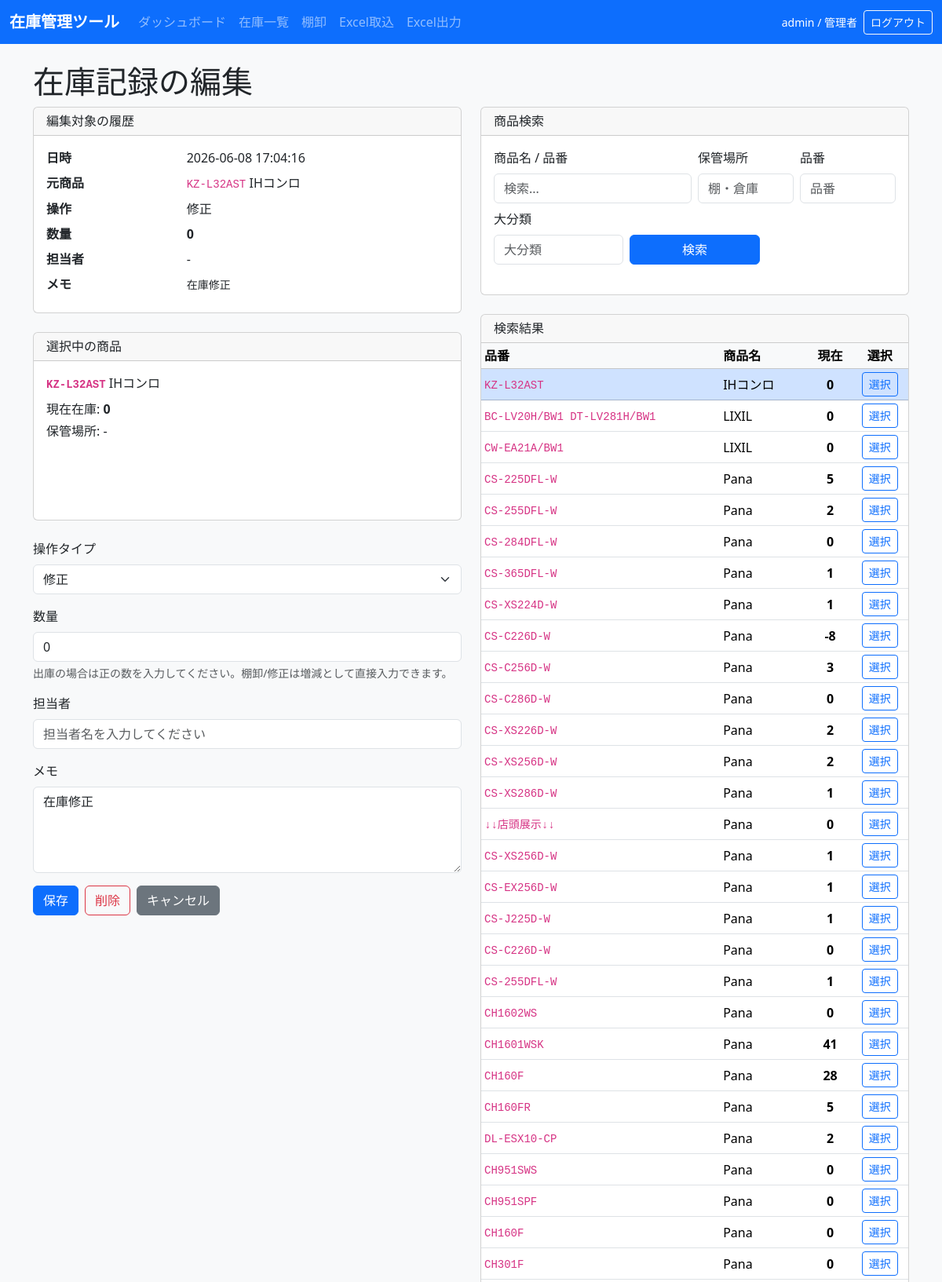
/stock/log/edit/8 (signed in, upper part), run on the app's committed database.
### tables this page shows
CREATE TABLE users (
            id INTEGER PRIMARY KEY AUTOINCREMENT,
            username TEXT NOT NULL UNIQUE,
            password_hash TEXT NOT NULL,
            role TEXT NOT NULL DEFAULT 'user',
            created_at TEXT NOT NULL
        );

CREATE TABLE stock_logs (
            id INTEGER PRIMARY KEY AUTOINCREMENT,
            product_id INTEGER NOT NULL,
            operation_type TEXT NOT NULL,
            quantity INTEGER NOT NULL,
            staff_name TEXT,
            note TEXT,
            created_at TEXT NOT NULL, metadata_json TEXT,
            FOREIGN KEY(product_id) REFERENCES products(id)
        );

CREATE TABLE products (
            id INTEGER PRIMARY KEY AUTOINCREMENT,
            source_sheet TEXT,
            source_row INTEGER,
            big_category TEXT,
            maker_or_product TEXT,
            overview TEXT,
            sku TEXT NOT NULL,
            stock_status TEXT,
            display_flag TEXT,
            available_stock INTEGER NOT NULL DEFAULT 0,
            total_stock INTEGER NOT NULL DEFAULT 0,
            reorder_point INTEGER NOT NULL DEFAULT 0,
            staff_stock_json TEXT,
            notes TEXT,
            imported_at TEXT,
            current_stock INTEGER NOT NULL DEFAULT 0,
            name TEXT NOT NULL,
            category TEXT,
            location TEXT,
            last_in_date TEXT,
            last_out_date TEXT,
            created_at TEXT NOT NULL,
            updated_at TEXT NOT NULL
        , supplier TEXT, amount TEXT);

### inventory_app/app.py (the view, shortened to what this page needs)
@app.route("/stock/log/edit/<int:log_id>", methods=["GET", "POST"])
@admin_required
def edit_stock_log(log_id):
    params = parse_search_args()
    selected_product_id = request.args.get("selected_product_id", type=int)
    conn = get_db_connection()
    log = conn.execute(
        "SELECT stock_logs.*, products.name, products.sku, products.current_stock AS product_current_stock FROM stock_logs JOIN products ON stock_logs.product_id = products.id WHERE stock_logs.id = ?",
        (log_id,),
    ).fetchone()
    if log is None:
        conn.close()
        return "ログが見つかりません。", 404
    old_product = conn.execute(
        "SELECT * FROM products WHERE id = ?",
        (log["product_id"],),
    ).fetchone()
    search_sql, search_values = build_product_query(params)
    search_results = conn.execute(search_sql + " LIMIT 50", search_values).fetchall()
    if selected_product_id:
        selected_product = conn.execute(
            "SELECT * FROM products WHERE id = ?",
            (selected_product_id,),
        ).fetchone()
        if selected_product is None:
            selected_product = old_product
    else:
        selected_product = old_product
    selected_product_id = selected_product["id"]
    error_message = None
    conn.close()
    return render_template(
        "edit_stock_log.html",
        log=log,
        operation_label=OPERATION_LABELS.get(log["operation_type"], log["operation_type"]),
        error_message=error_message,
        search_results=search_results,
        params=params,
        selected_product=selected_product,
        selected_product_id=selected_product_id,
    )

### inventory_app/app.py (called while the page is built)
@app.before_request
def load_current_user():
    g.user = None
    user_id = session.get("user_id")
    if not user_id:
        return
    conn = get_db_connection()
    try:
        g.user = conn.execute(
            "SELECT id, username, role FROM users WHERE id = ?",
            (user_id,),
        ).fetchone()
    finally:
        conn.close()

@app.context_processor
def inject_auth_context():
    return {
        "current_user": g.get("user"),
        "is_admin": bool(g.get("user") and g.user["role"] == "admin"),
    }

def admin_required(view):
    @wraps(view)
    def wrapped(*args, **kwargs):
        if g.get("user") is None:
            return redirect(url_for("login", next=request.full_path))
        if g.user["role"] != "admin":
            flash("管理者権限が必要です。", "danger")
            return redirect(url_for("dashboard"))
        return view(*args, **kwargs)
    return wrapped

def parse_search_args():
    return {
        "q": request.args.get("q", "", type=str).strip(),
        "sku": request.args.get("sku", "", type=str).strip(),
        "big_category": request.args.get("big_category", "", type=str).strip(),
        "location": request.args.get("location", "", type=str).strip(),
    }

def build_product_query(params):
    sql = "SELECT * FROM products WHERE 1=1"
    values = []
    if params["q"]:
        sql += " AND (name LIKE ? OR sku LIKE ? OR big_category LIKE ? OR maker_or_product LIKE ? OR overview LIKE ? OR notes LIKE ? OR source_sheet LIKE ? OR category LIKE ? OR location LIKE ? OR staff_stock_json LIKE ? )"
        term = f"%{params['q']}%"
        values.extend([term] * 10)
    if params["sku"]:
        sql += " AND sku LIKE ?"
        values.append(f"%{params['sku']}%")
    if params["big_category"]:
        sql += " AND big_category = ?"
        values.append(params["big_category"])
    if params["location"]:
        sql += " AND location LIKE ?"
        values.append(f"%{params['location']}%")
    sql += " ORDER BY name ASC"
    return sql, values

### inventory_app/db.py (called while the page is built, shortened)
def is_postgres():
    return engine.dialect.name == "postgresql"

def convert_sql(sql, params):
    if isinstance(params, dict):
        return normalize_sql(sql), params
    params = tuple(params or ())
    index = 0
    values = {}
    def repl(_match):
        nonlocal index
        key = f"p{index}"
        values[key] = params[index]
        index += 1
        return f":{key}"
    return normalize_sql(re.sub(r"\?", repl, sql)), values

def normalize_sql(sql):
    return sql

### inventory_app/templates/edit_stock_log.html (shortened to what this page needs)
{% extends 'base.html' %}
{% block content %}
  <h1>在庫記録の編集</h1>
  <div class="row gy-4">
    <div class="col-lg-6">
      <div class="card mb-4">
        <div class="card-header">
          <h2 class="h6 mb-0">編集対象の履歴</h2>
        </div>
        <div class="card-body">
          <dl class="row mb-0">
            <dt class="col-sm-4">日時</dt>
            <dd class="col-sm-8">{{ log.created_at }}</dd>
            <dt class="col-sm-4">元商品</dt>
            <dd class="col-sm-8"><code>{{ log.sku }}</code> {{ log.name }}</dd>
            <dt class="col-sm-4">操作</dt>
            <dd class="col-sm-8">{{ operation_label }}</dd>
            <dt class="col-sm-4">数量</dt>
            <dd class="col-sm-8"><strong>{{ log.quantity }}</strong></dd>
            <dt class="col-sm-4">担当者</dt>
            <dd class="col-sm-8">{{ log.staff_name or '-' }}</dd>
            <dt class="col-sm-4">メモ</dt>
            <dd class="col-sm-8"><small>{{ log.note or '-' }}</small></dd>
          </dl>
        </div>
      </div>
      <div class="card mb-4">
        <div class="card-header">
          <h2 class="h6 mb-0">選択中の商品</h2>
        </div>
        <div class="card-body">
          <p class="mb-2"><strong><code>{{ selected_product.sku }}</code></strong> {{ selected_product.name }}</p>
          <p class="mb-1">現在在庫: <strong>{{ selected_product.current_stock }}</strong></p>
          <p class="mb-0">保管場所: {{ selected_product.location or '-' }}</p>
        </div>
      </div>
      <form method="post">
        <div class="mb-3">
          <label class="form-label">操作タイプ</label>
          <select name="operation_type" class="form-select">
            {% for key,label in {'inbound':'入庫','outbound':'出庫','adjustment':'棚卸','modification':'修正'}.items() %}
              <option value="{{ key }}" {% if log.operation_type == key %}selected{% endif %}>{{ label }}</option>
            {% endfor %}
          </select>
        </div>
        <div class="mb-3">
          <label class="form-label">数量</label>
          <input type="number" name="quantity" value="{{ (log.quantity if log.quantity >= 0 else -log.quantity) if log.operation_type == 'outbound' else log.quantity }}" class="form-control" step="1" placeholder="数量を入力してください">
          <div class="form-text">出庫の場合は正の数を入力してください。棚卸/修正は増減として直接入力できます。</div>
        </div>
        <div class="mb-3">
          <label class="form-label">担当者</label>
          <input type="text" name="staff_name" value="{{ log.staff_name or '' }}" class="form-control" placeholder="担当者名を入力してください">
        </div>
        <div class="mb-3">
          <label class="form-label">メモ</label>
          <textarea name="note" class="form-control" rows="4" placeholder="メモを入力してください">{{ log.note or '' }}</textarea>
        </div>
        <div class="d-flex gap-2">
          <button type="submit" class="btn btn-primary">保存</button>
          <button type="submit" name="action" value="delete_log" class="btn btn-outline-danger" onclick="return confirm('この記録を削除すると、在庫数も変更されます。本当に実行しますか？');">削除</button>
          <a href="{{ url_for('dashboard') }}" class="btn btn-secondary">キャンセル</a>
        </div>
      </form>
    </div>
    <div class="col-lg-6">
      <div class="card mb-4">
        <div class="card-header">
          <h2 class="h6 mb-0">商品検索</h2>
        </div>
        <div class="card-body">
          <form method="get" class="row gx-2 gy-2 align-items-end">
            <div class="col-12 col-md-6">
              <label class="form-label">商品名 / 品番</label>
              <input type="text" name="q" value="{{ params.q }}" class="form-control" placeholder="検索...">
            </div>
            <div class="col-6 col-md-3">
              <label class="form-label">保管場所</label>
              <input type="text" name="location" value="{{ params.location }}" class="form-control" placeholder="棚・倉庫">
            </div>
            <div class="col-6 col-md-3">
              <label class="form-label">品番</label>
              <input type="text" name="sku" value="{{ params.sku }}" class="form-control" placeholder="品番">
            </div>
            <div class="col-12 col-md-4">
              <label class="form-label">大分類</label>
              <input type="text" name="big_category" value="{{ params.big_category }}" class="form-control" placeholder="大分類">
            </div>
            <div class="col-12 col-md-4">
              <button type="submit" class="btn btn-primary w-100">検索</button>
            </div>
          </form>
        </div>
      </div>
      <div class="card">
        <div class="card-header">
          <h2 class="h6 mb-0">検索結果</h2>
        </div>
        <div class="card-body p-0">
          {% if search_results %}
            <div class="table-responsive">
              <table class="table table-sm table-hover mb-0">
                <thead class="table-light">
                  <tr>
                    <th>品番</th>
                    <th>商品名</th>
                    <th class="text-center">現在</th>
                    <th class="text-center">選択</th>
                  </tr>
                </thead>
                <tbody>
                  {% for product in search_results %}
                    <tr {% if product.id == selected_product_id %}class="table-primary"{% endif %}>
                      <td><code>{{ product.sku }}</code></td>
                      <td>{{ product.name }}</td>
                      <td class="text-center"><strong>{{ product.current_stock }}</strong></td>
                      <td class="text-center">
                        <a href="{{ url_for('edit_stock_log', log_id=log.id, q=params.q, sku=params.sku, big_category=params.big_category, location=params.location, selected_product_id=product.id) }}" class="btn btn-sm btn-outline-primary">選択</a>
                      </td>
                    </tr>
                  {% endfor %}
                </tbody>
              </table>
            </div>
          {% else %}
            <div class="p-4 text-center text-muted">該当する商品がありません。</div>
          {% endif %}
        </div>
      </div>
    </div>
  </div>
{% endblock %}

### inventory_app/templates/base.html (shortened to what this page needs)
<!doctype html>
<html lang="ja">
  <head>
    <link href="https://cdn.jsdelivr.net/npm/bootstrap@5.3.2/dist/css/bootstrap.min.css" rel="stylesheet">
    <link rel="stylesheet" href="/static/style.css">
  </head>
  <body>
    <nav class="navbar navbar-expand-lg navbar-dark bg-primary mb-4">
      <div class="container-fluid">
        <a class="navbar-brand" href="/">在庫管理ツール</a>
        <div class="collapse navbar-collapse">
          <ul class="navbar-nav me-auto mb-2 mb-lg-0">
            <li class="nav-item"><a class="nav-link" href="/">ダッシュボード</a></li>
            <li class="nav-item"><a class="nav-link" href="/inventory">在庫一覧</a></li>
            <li class="nav-item"><a class="nav-link" href="/stocktaking">棚卸</a></li>
            {% if is_admin %}
              <li class="nav-item"><a class="nav-link" href="/excel_import">Excel取込</a></li>
              <li class="nav-item"><a class="nav-link" href="/excel_export">Excel出力</a></li>
            {% endif %}
          </ul>
          {% if current_user %}
            <div class="d-flex align-items-center gap-2 text-white">
              <small>{{ current_user.username }} / {{ '管理者' if current_user.role == 'admin' else '一般' }}</small>
              <a class="btn btn-sm btn-outline-light" href="{{ url_for('logout') }}">ログアウト</a>
            </div>
          {% endif %}
        </div>
      </div>
    </nav>
    <div class="container">
      {% block content %}{% endblock %}
    </div>
  </body>
</html>

### inventory_app/static/style.css (style rules this page uses)
body { background-color: #f8f9fa; }
.navbar-brand { font-weight: 700; }
.card { min-height: 240px; }
.table th, .table td { vertical-align: middle; }

### data on the page
users: username "admin", role "管理者"
stock_logs: created_at "2026-06-08 17:04:16", note "在庫修正", operation_type "修正", quantity "0"
products: sku "KZ-L32AST", name "IHコンロ", sku "KZ-L32AST", name "IHコンロ"
products: sku "BC-LV20H/BW1 DT-LV281H/BW1", name "LIXIL"
products: sku "CW-EA21A/BW1", name "LIXIL"
products: sku "CS-225DFL-W", name "Pana"
products: sku "CS-255DFL-W", name "Pana"
products: sku "CS-284DFL-W", name "Pana"
products: sku "CS-365DFL-W", name "Pana"
products: sku "CS-XS224D-W", name "Pana"
products: sku "CS-C226D-W", name "Pana", current_stock "-8"
products: sku "CS-C256D-W", name "Pana"
products: sku "CS-C286D-W", name "Pana"
products: sku "CS-XS226D-W", name "Pana"
products: sku "CS-XS256D-W", name "Pana"
products: sku "CS-XS286D-W", name "Pana"
products: sku "↓↓店頭展示↓↓", name "Pana"
products: sku "CS-XS256D-W", name "Pana"
products: sku "CS-EX256D-W", name "Pana"
products: sku "CS-J225D-W", name "Pana"
products: sku "CS-C226D-W", name "Pana"
products: sku "CS-255DFL-W", name "Pana"
products: sku "CH1602WS", name "Pana"
products: sku "CH1601WSK", name "Pana"
products: sku "CH160F", name "Pana"
products: sku "CH160FR", name "Pana"
products: sku "DL-ESX10-CP", name "Pana"
products: sku "CH951SWS", name "Pana"
products: sku "CH951SPF", name "Pana"
products: sku "CH160F", name "Pana"
products: sku "CH301F", name "Pana"

### other printed values
{{ operation_label }} "修正"
{{ log.quantity }} "0"
{{ log.staff_name or '-' }} "-"
{{ selected_product.current_stock }} "0"
{{ selected_product.location or '-' }} "-"
{{ product.current_stock }} "0" "0" "0" "5" "2" "0" "1" "1" "3" "0" "2" "2" "1" "0" "1" "1" "1" "0" "1" "0" "41" "28" "5" "2" "0" "0" "0" "0"
